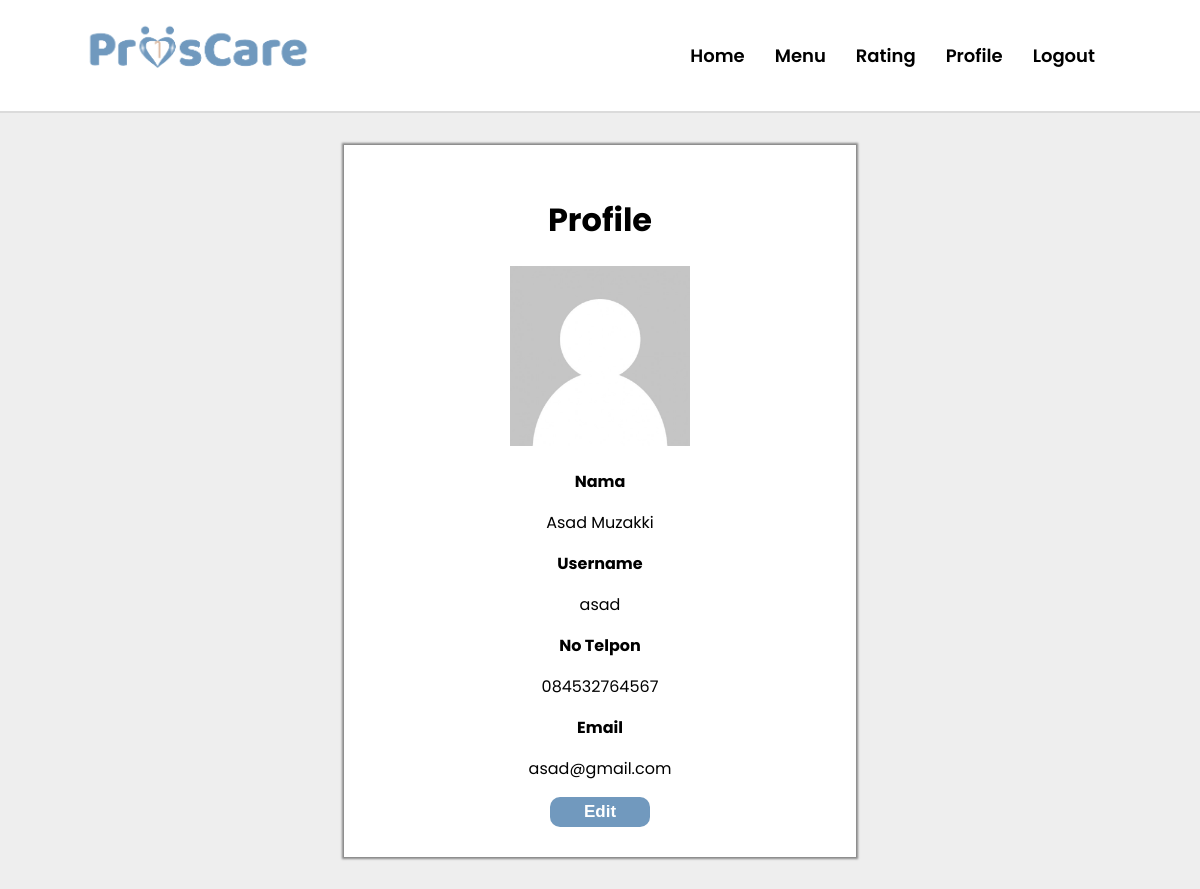
/Profile/profileCustomer.php (signed in), run on the app's committed database.
### tables this page shows
CREATE TABLE `customer` (
  `id` int(255) NOT NULL,
  `nama` varchar(360) DEFAULT NULL,
  `username` varchar(360) NOT NULL,
  `password` varchar(15) NOT NULL,
  `email` varchar(360) NOT NULL,
  `no_telp` varchar(20) DEFAULT NULL,
  `photo` varchar(360) DEFAULT NULL,
  `id_admin` int(255) NOT NULL
);

### loginProscare/koneksi.php (called while the page is built, shortened)
<?php
$koneksi = mysqli_connect("localhost", "root", "", "proscare");
function query($query)
{
   global $koneksi;
   $result = mysqli_query($koneksi, $query);
   $rows = [];
   while ($row = mysqli_fetch_assoc($result)) {
      $rows[] = $row;
   }
   return $rows;
}
?>

### Profile/profileCustomer.php (the view, shortened to what this page needs)
<?php
require "../loginProscare/koneksi.php";
$id = $_SESSION['idCustomer'];
$data = query("SELECT * FROM customer WHERE id = '$id'")[0];
if($data['no_telp'] === ""){
    $temp = "-";
}else{
    $temp = $data['no_telp'];
}
if($data['photo'] === ""){
    $photo = "nophoto.png";
}else{
    $photo = $data['photo'];
}
?>
<!DOCTYPE html>
<html lang="en">
<head>
    <link rel="stylesheet" href="css/detail.css">
</head>
<body>
    <div class="navbar">
        <a href="#"><img src="../loginProscare/img/logo web.png" alt="" style="height: 60px;"></a>
        <ul class="nav">
            <li><a href="../customer/Homepage.php"> Home </a></li>
            <li><a href="../customer/Menu.php"> Menu </a></li>
            <li><a href="../customer/rating.php"> Rating </a></li>
            <li><a href="../Profile/profileCustomer.php"> Profile </a></li>
            <li><a href="../loginProscare/logout.php"> Logout </a></li>
        </ul>
    </div>
    <div class="content">
        <div class="card">
            <h1>Profile</h1>
            <div class="container">
                <div class="area">
                    <img src="../Asset/image/<?= $photo ?>" alt="profile-photo" style="width: auto; height: 180px;">
                </div>
                <div class="details">
                    <p style="font-weight: bold;">Nama</p>
                    <p><?= $data['nama'] ?></p>
                    <p style="font-weight: bold;">Username</p>
                    <p><?= $data['username'] ?></p>
                    <p style="font-weight: bold;">No Telpon</p>
                    <p><?= $temp ?></p>
                    <p style="font-weight: bold;">Email</p>
                    <p><?= $data['email'] ?></p>
                </div>
            </div>
            <button type="submit" class="button"><a href="editProfile.php">Edit</a></button>
        </div>
    </div>
</body>
</html>

### Profile/css/detail.css (style rules this page uses)
body { margin: 0; padding: 0; font-family: "Poppins", serif; }
.navbar { position: relative; display: flex; padding: 20px 80px; justify-content: space-between; align-items: center; border-bottom: 2px solid #dbdbdb; }
.navbar ul { display: flex; float: left; list-style: none; padding: 6px 10px; }
.navbar ul li { padding: 0px 15px; }
.navbar a { font-size: large; font-weight: 520; color: black; text-decoration: none; }
.content { padding: 32px 0px; height: max-content; display: flex; justify-content: center; background-color: #eeeeee; }
.card { display: flex; flex-direction: column; width: 40%; padding: 30px 16px; align-content: center; align-items: center; background-color: white; box-shadow: 0px 0px 2px 2px rgba(34, 34, 34, 0.5); }
.area { max-height: 250px; width: auto; }
.card .details { text-align: center; }
.card a { text-decoration: none; color: white; }
.button { display: flex; justify-content: center; align-items: center; margin: auto; font-size: 17px; font-weight: 600; padding: 5px; width: 100px; border-radius: 10px; border-style: none; background-color: #7199BE; color: #fff; }

### data on the page
customer: photo (placeholder picture), nama "Asad Muzakki", username "asad", no_telp "084532764567", email "asad@gmail.com"
